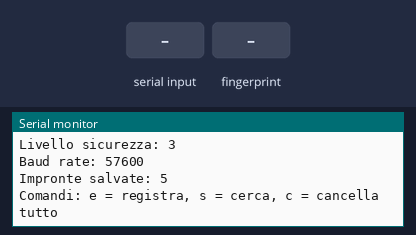
A sketch run on a simulated Arduino Uno, built with avr-gcc and run on an emulated ATmega328P. On the bench: the last lines printed to the serial monitor. The test bench sets the inputs (shaded band).

Above: at 2.9 s.
3.0 s: "e" received over Serial
At 3.7 s:
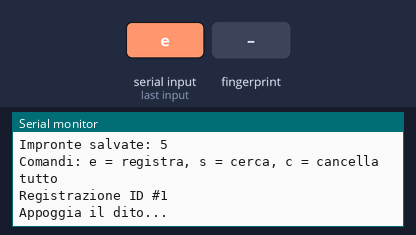
4.5 s: finger stored as number 1 placed on the sensor
At 5.5 s:
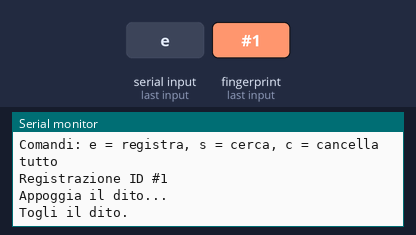
7.5 s: finger stored as number 1 placed on the sensor
At 8.5 s:
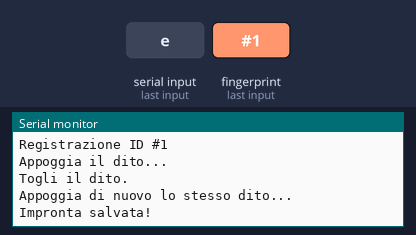
9.2 s: "s" received over Serial
At 10.0 s:
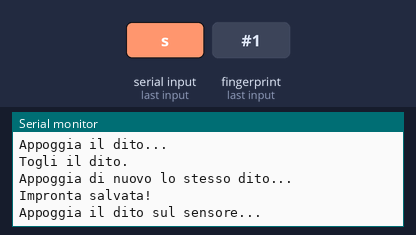
10.7 s: finger stored as number 1 placed on the sensor
At 11.4 s:
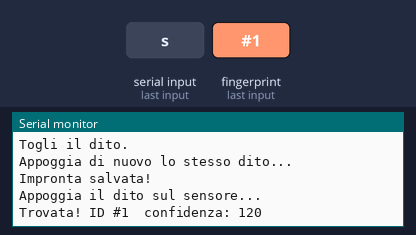
12.5 s: "c" received over Serial
At 13.8 s:
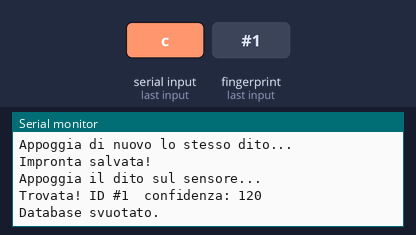

Measured:
- after the input at 3.0 s, the serial monitor: prints a new line at once (image 1)
- after the input at 4.5 s, the serial monitor: prints a new line after 0.20 s (image 2)
- after the input at 7.5 s, the serial monitor: prints a new line after 0.22 s (image 3)
- after the input at 9.2 s, the serial monitor: prints a new line at once (image 4)
- after the input at 10.7 s, the serial monitor: prints a new line after 0.30 s (image 5)
- after the input at 12.5 s, the serial monitor: prints a new line at once (image 6)

The sketch:

test_as608.ino
```cpp
/*
  Test sensore impronte AS608 / JM-101B con Arduino UNO

  Collegamenti:
    Sensore giallo (TX) -> Arduino pin 2 (RX software)
    Sensore bianco (RX) -> Arduino pin 3 (TX software), tramite partitore
    Sensore rosso (V+)  -> 3.3V
    Sensore nero (GND)  -> GND

  Libreria necessaria: "Adafruit Fingerprint Sensor Library"
  (Sketch > Include Library > Manage Libraries...)

  Apri il Monitor Seriale a 9600 baud.
  Comandi (scrivi e premi invio):
    e  -> registra una nuova impronta (ID 1)
    s  -> cerca/riconosci un'impronta
    c  -> cancella tutte le impronte salvate
*/

#include <Adafruit_Fingerprint.h>
#include <SoftwareSerial.h>

SoftwareSerial mySerial(2, 3);  // RX = 2, TX = 3
Adafruit_Fingerprint finger = Adafruit_Fingerprint(&mySerial);

void setup() {
  Serial.begin(9600);
  while (!Serial);
  delay(100);
  Serial.println(F("\nTest sensore impronte AS608"));

  finger.begin(57600);  // baud di default del modulo
  delay(500);

  if (finger.verifyPassword()) {
    Serial.println(F("Sensore trovato!"));
  } else {
    Serial.println(F("Sensore NON trovato. Controlla i fili (TX/RX) e l'alimentazione."));
    while (1) { delay(1); }
  }

  finger.getParameters();
  Serial.print(F("Capacita' (impronte): ")); Serial.println(finger.capacity);
  Serial.print(F("Livello sicurezza: "));    Serial.println(finger.security_level);
  Serial.print(F("Baud rate: "));            Serial.println(finger.baud_rate);

  finger.getTemplateCount();
  Serial.print(F("Impronte salvate: "));     Serial.println(finger.templateCount);

  Serial.println(F("\nComandi: e = registra, s = cerca, c = cancella tutto"));
}

void loop() {
  if (Serial.available()) {
    char cmd = Serial.read();
    if (cmd == 'e') enrollFinger(1);
    else if (cmd == 's') searchFinger();
    else if (cmd == 'c') {
      finger.emptyDatabase();
      Serial.println(F("Database svuotato."));
    }
  }
}

// ---------- Cerca / riconosci ----------
void searchFinger() {
  Serial.println(F("Appoggia il dito sul sensore..."));
  unsigned long start = millis();
  while (finger.getImage() != FINGERPRINT_OK) {
    if (millis() - start > 10000) { Serial.println(F("Timeout.")); return; }
  }
  if (finger.image2Tz() != FINGERPRINT_OK) { Serial.println(F("Immagine non valida.")); return; }

  uint8_t p = finger.fingerSearch();
  if (p == FINGERPRINT_OK) {
    Serial.print(F("Trovata! ID #")); Serial.print(finger.fingerID);
    Serial.print(F("  confidenza: ")); Serial.println(finger.confidence);
  } else if (p == FINGERPRINT_NOTFOUND) {
    Serial.println(F("Impronta non riconosciuta."));
  } else {
    Serial.println(F("Errore di comunicazione."));
  }
}

// ---------- Registra ----------
void enrollFinger(uint8_t id) {
  Serial.print(F("Registrazione ID #")); Serial.println(id);

  // Prima scansione
  Serial.println(F("Appoggia il dito..."));
  if (!waitImage()) return;
  if (finger.image2Tz(1) != FINGERPRINT_OK) { Serial.println(F("Errore immagine 1.")); return; }

  Serial.println(F("Togli il dito."));
  delay(1500);
  while (finger.getImage() != FINGERPRINT_NOFINGER);

  // Seconda scansione
  Serial.println(F("Appoggia di nuovo lo stesso dito..."));
  if (!waitImage()) return;
  if (finger.image2Tz(2) != FINGERPRINT_OK) { Serial.println(F("Errore immagine 2.")); return; }

  if (finger.createModel() != FINGERPRINT_OK) {
    Serial.println(F("Le due scansioni non coincidono, riprova."));
    return;
  }
  if (finger.storeModel(id) == FINGERPRINT_OK) {
    Serial.println(F("Impronta salvata!"));
  } else {
    Serial.println(F("Errore nel salvataggio."));
  }
}

bool waitImage() {
  unsigned long start = millis();
  while (finger.getImage() != FINGERPRINT_OK) {
    if (millis() - start > 10000) { Serial.println(F("Timeout.")); return false; }
  }
  return true;
}
```
